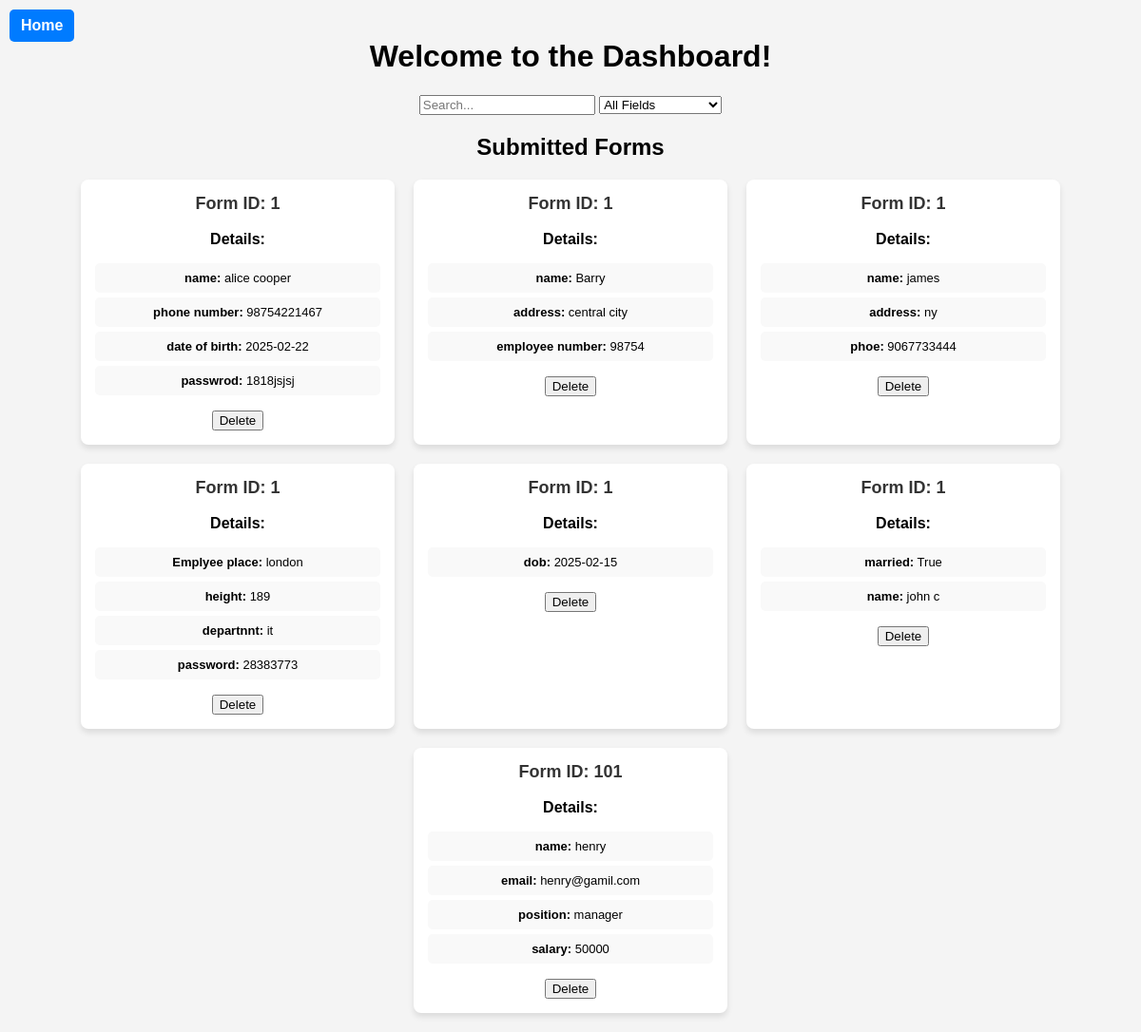
Before: /dashboard/ with the older database file.
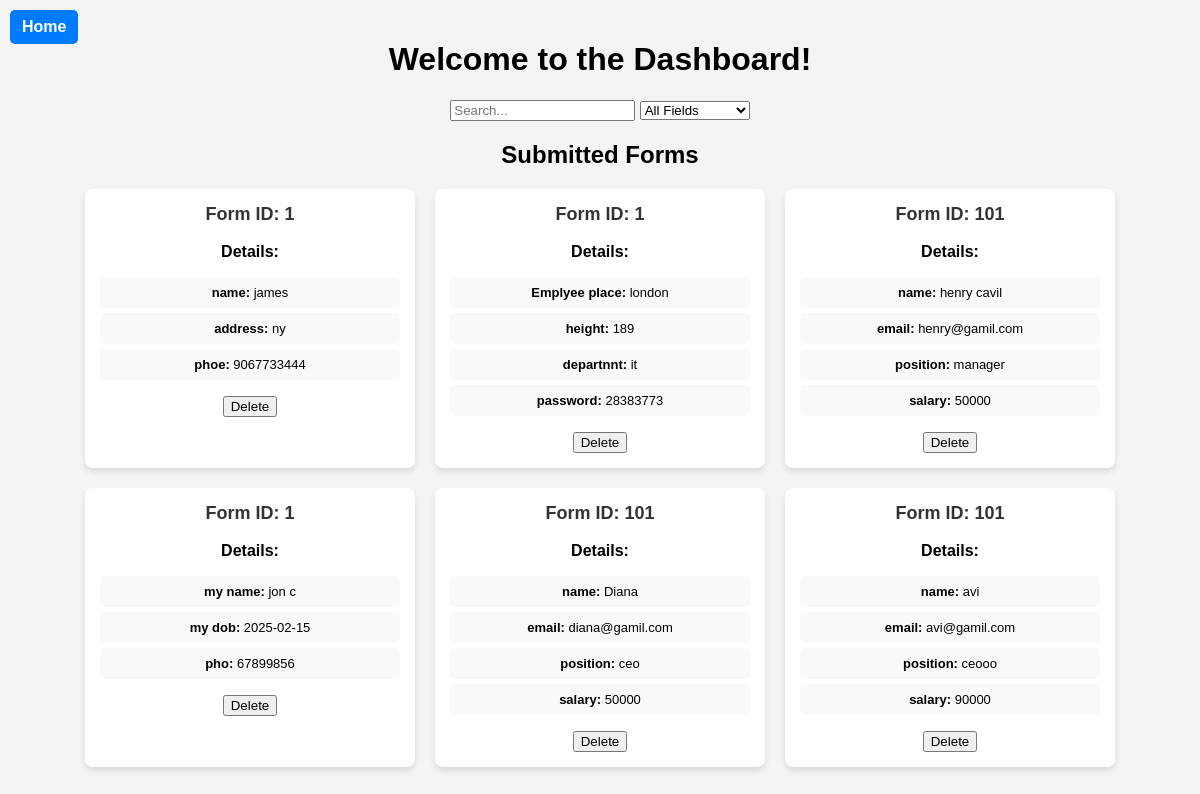
After: the same page with the newer database file.
### dashboard/models.py (models this page shows, shortened)
class SubmittedForm(models.Model):
    form_id = models.IntegerField()  # Store which form this data belongs to
    data = models.JSONField()  # Store all form field values as JSON
    created_at = models.DateTimeField(auto_now_add=True)

### dashboard/views.py (the view)
# urls.py: path('', dashboard_view, name='dashboard'),
def dashboard_view(request):
    submitted_forms = SubmittedForm.objects.all()
    field_names = set()
    for form in submitted_forms:
        field_names.update(form.data.keys())
    return render(request, 'dashboard.html', {
        'submitted_forms': submitted_forms,
        'field_names': sorted(field_names)  # Send sorted field names
    })

### templates/dashboard.html (shortened to what this page needs)
{% load static %}
<!DOCTYPE html>
<html lang="en">
<head>
    <link rel="stylesheet" href="{% static 'css/style.css' %}">
</head>
<body>
    <h1>Welcome to the Dashboard!</h1>
<a href="{% url 'home' %}" class="home-button">Home</a>
    <div class="search-filter">
        <input type="text" id="searchInput" placeholder="Search..." onkeyup="filterForms()">
        <select id="filterField" onchange="filterForms()">
            <option value="">All Fields</option>
        </select>
    </div>
    <h2>Submitted Forms</h2>
    <div class="form-container" id="formList">
        {% for form in submitted_forms %}
            <div class="form-card">
                <h3>Form ID: {{ form.form_id }}</h3>
                <br>
                <strong>Details:</strong>
                <ul>
                    {% for key, value in form.data.items %}
                        <li data-key="{{ key }}" class="form-field"><strong>{{ key }}:</strong> {{ value }}</li>
                    {% endfor %}
                </ul>
                <form action="{% url 'dashboard:delete_form' form.id %}" method="POST">
                    <button type="submit">Delete</button>
                </form>
            </div>
        {% empty %}
            <p style="text-align: center; color: #777;">No forms submitted yet.</p>
        {% endfor %}
    </div>
</body>
</html>

### static/css/style.css (style rules this page uses)
body { background-color: white; color: black; font-family: Arial, sans-serif; text-align: center; }
body { font-family: Arial, sans-serif; background-color: #f4f4f4; margin: 0; padding: 20px; }
h1, h2 { text-align: center; }
.form-container { display: flex; flex-wrap: wrap; justify-content: center; gap: 20px; }
.form-card { background: white; padding: 15px; border-radius: 8px; box-shadow: 0px 4px 6px rgba(0, 0, 0, 0.1); width: 300px; transition: transform 0.3s ease-in-out; }
.form-card h3 { margin: 0; color: #333; font-size: 18px; }
.form-card ul { list-style: none; padding: 0; }
.form-card li { background: #f9f9f9; padding: 8px; margin: 5px 0; border-radius: 5px; font-size: 13px; }
.home-button { position: absolute; top: 10px; left: 10px; padding: 8px 12px; background-color: #007bff; color: white; text-decoration: none; border-radius: 5px; font-weight: bold; font-size: 16px; display: flex; align-items: center; transition: background 0.3s ease; }

Changed rows visible on the page:
removed SubmittedForm: form_id "1", data "name" "phone number" "date of birth" "passwrod", data "alice cooper" "98754221467" "2025-02-22" "1818jsjsj"
removed SubmittedForm: form_id "1", data "name" "address" "employee number", data "Barry" "central city" "98754"
removed SubmittedForm: form_id "1", data "dob", data "2025-02-15"
removed SubmittedForm: form_id "1", data "married" "name", data "True" "john c"
removed SubmittedForm: form_id "101", data "name" "email" "position" "salary", data "henry" "henry@gamil.com" "manager" "50000"
added SubmittedForm: form_id "101", data "name" "email" "position" "salary", data "henry cavil" "henry@gamil.com" "manager" "50000"
added SubmittedForm: form_id "1", data "my name" "my dob" "pho", data "jon c" "2025-02-15" "67899856"
added SubmittedForm: form_id "101", data "name" "email" "position" "salary", data "Diana" "diana@gamil.com" "ceo" "50000"
added SubmittedForm: form_id "101", data "name" "email" "position" "salary", data "avi" "avi@gamil.com" "ceooo" "90000"
